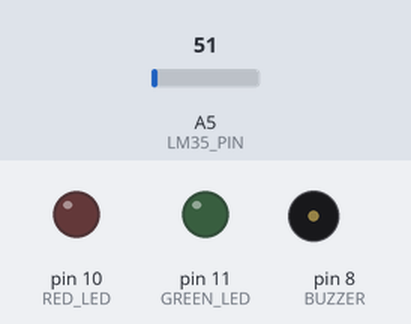
This sketch was run on a simulated Arduino Uno, built with avr-gcc and run on an emulated ATmega328P. On the bench: output pins drawn as LEDs (lit = HIGH), buzzer (waves = sounding, pin HIGH). Inputs (shaded band) come from the test bench; at power-on: A5 (LM35_PIN) = 51. What the sketch prints to the serial monitor is not drawn.

Above: at 1.2 s.
1.3 s: A5 (LM35_PIN) set to 58
3.5 s: A5 (LM35_PIN) set to 66
At 5.7 s:
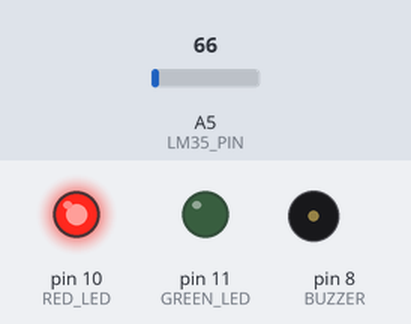
6.0 s: A5 (LM35_PIN) set to 86
At 6.83 s:
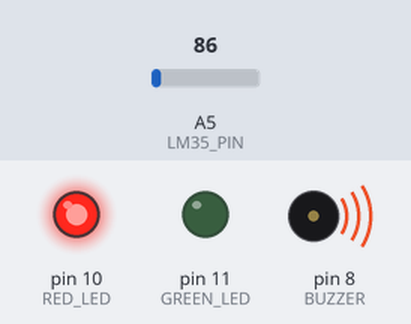
9.0 s: A5 (LM35_PIN) set to 30
At 10.4 s:
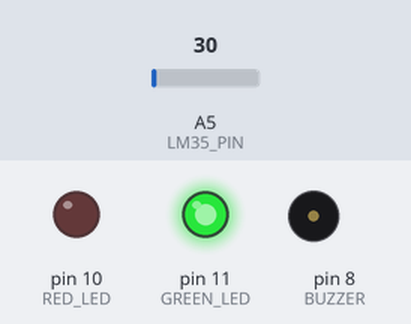
Timing chart, 0 to 12.0 s (numbered marks = the images above; inputs shaded):
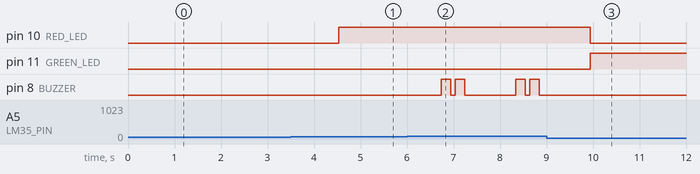

The sketch:

heat.ino
```cpp
const int LM35_PIN = A5;        // LM35 connected to analog pin A5
const int RED_LED = 10;         // Red LED on pin 10
const int GREEN_LED = 11;       // Green LED on pin 11
const int BUZZER = 8;           // Buzzer on pin 8

// Temperature thresholds (adjust as needed)
float TEMP_LOW_THRESHOLD = 20.0;   // Below this is "cold"
float TEMP_HIGH_THRESHOLD = 30.0;  // Above this is "hot"
float TEMP_CRITICAL_THRESHOLD = 35.0; // Critical temperature

// Variables for serial communication
String inputString = "";
bool stringComplete = false;

void setup() {
  Serial.begin(115200);         // Higher baud rate for better communication
  pinMode(LM35_PIN, INPUT);     // LM35 is analog input
  pinMode(RED_LED, OUTPUT);     // Set red LED as output
  pinMode(GREEN_LED, OUTPUT);   // Set green LED as output
  pinMode(BUZZER, OUTPUT);      // Set buzzer as output

  // Turn off LEDs and buzzer initially
  digitalWrite(RED_LED, LOW);
  digitalWrite(GREEN_LED, LOW);
  digitalWrite(BUZZER, LOW);

  // Reserve 200 bytes for the inputString:
  inputString.reserve(200);

  Serial.println("=== LM35 Temperature Monitoring System ===");
  Serial.println("Commands:");
  Serial.println("  THRESH:<low>:<high>:<critical> - Set thresholds");
  Serial.println("  STATUS - Get current status");
  Serial.println("  HELP - Show this help");
  Serial.println("===========================================");
  Serial.println();
}

void loop() {
  // Handle serial commands
  if (stringComplete) {
    processCommand(inputString);
    inputString = "";
    stringComplete = false;
  }

  // Read and process temperature
  readTemperature();

  delay(1000);  // Wait 1 second between readings
}

void readTemperature() {
  // Read LM35 sensor value (average of 10 readings for stability)
  long sensorValue = 0;
  for (int i = 0; i < 10; i++) {
    sensorValue += analogRead(LM35_PIN);
    delay(10);
  }
  sensorValue = sensorValue / 10;

  // Convert to voltage (assuming 5V reference)
  float voltage = sensorValue * (5.0 / 1023.0);

  // Convert voltage to temperature (10mV per °C)
  float temperature = voltage * 100;

  // Send temperature data to Serial
  Serial.print("TEMP:");
  Serial.print(temperature, 2);  // 2 decimal places
  Serial.print("|RAW:");
  Serial.print(sensorValue);
  Serial.print("|V:");
  Serial.print(voltage, 3);
  Serial.print("|LOW:");
  Serial.print(TEMP_LOW_THRESHOLD, 1);
  Serial.print("|HIGH:");
  Serial.print(TEMP_HIGH_THRESHOLD, 1);
  Serial.print("|CRIT:");
  Serial.print(TEMP_CRITICAL_THRESHOLD, 1);
  Serial.print("|LEDS:");

  // Control LEDs and buzzer based on temperature
  if (temperature < TEMP_LOW_THRESHOLD) {
    // Cold - Green LED ON, Red OFF, Buzzer OFF
    digitalWrite(GREEN_LED, HIGH);
    digitalWrite(RED_LED, LOW);
    digitalWrite(BUZZER, LOW);
    Serial.print("GREEN");
  }
  else if (temperature >= TEMP_LOW_THRESHOLD && temperature <= TEMP_HIGH_THRESHOLD) {
    // Normal - Both LEDs OFF, Buzzer OFF
    digitalWrite(GREEN_LED, LOW);
    digitalWrite(RED_LED, LOW);
    digitalWrite(BUZZER, LOW);
    Serial.print("OFF");
  }
  else if (temperature > TEMP_HIGH_THRESHOLD && temperature <= TEMP_CRITICAL_THRESHOLD) {
    // Hot - Red LED ON, Green OFF, Buzzer OFF
    digitalWrite(GREEN_LED, LOW);
    digitalWrite(RED_LED, HIGH);
    digitalWrite(BUZZER, LOW);
    Serial.print("RED");
  }
  else {
    // Critical - Red LED blinking, Buzzer beeping
    digitalWrite(GREEN_LED, LOW);
    digitalWrite(RED_LED, HIGH);
    Serial.print("RED-BLINK");

    // Buzzer beep pattern for critical temperature
    digitalWrite(BUZZER, HIGH);
    delay(200);
    digitalWrite(BUZZER, LOW);
    delay(100);
    digitalWrite(BUZZER, HIGH);
    delay(200);
    digitalWrite(BUZZER, LOW);
  }

  Serial.print("|STATUS:");
  if (temperature < TEMP_LOW_THRESHOLD) {
    Serial.println("COLD");
  } else if (temperature <= TEMP_HIGH_THRESHOLD) {
    Serial.println("NORMAL");
  } else if (temperature <= TEMP_CRITICAL_THRESHOLD) {
    Serial.println("HOT");
  } else {
    Serial.println("CRITICAL!");
  }
}

void processCommand(String command) {
  command.trim();

  if (command == "STATUS") {
    Serial.println("=== SYSTEM STATUS ===");
    Serial.print("Low Threshold: "); Serial.println(TEMP_LOW_THRESHOLD);
    Serial.print("High Threshold: "); Serial.println(TEMP_HIGH_THRESHOLD);
    Serial.print("Critical Threshold: "); Serial.println(TEMP_CRITICAL_THRESHOLD);
    Serial.println("====================");
  }
  else if (command.startsWith("THRESH:")) {
    // Format: THRESH:low:high:critical
    int firstColon = command.indexOf(':');
    int secondColon = command.indexOf(':', firstColon + 1);
    int thirdColon = command.indexOf(':', secondColon + 1);

    if (firstColon != -1 && secondColon != -1 && thirdColon != -1) {
      float low = command.substring(firstColon + 1, secondColon).toFloat();
      float high = command.substring(secondColon + 1, thirdColon).toFloat();
      float critical = command.substring(thirdColon + 1).toFloat();

      if (low < high && high < critical) {
        TEMP_LOW_THRESHOLD = low;
        TEMP_HIGH_THRESHOLD = high;
        TEMP_CRITICAL_THRESHOLD = critical;
        Serial.print("Thresholds updated: LOW=");
        Serial.print(low);
        Serial.print(" HIGH=");
        Serial.print(high);
        Serial.print(" CRITICAL=");
        Serial.println(critical);
      } else {
        Serial.println("ERROR: Thresholds must be in order LOW < HIGH < CRITICAL");
      }
    } else {
      Serial.println("ERROR: Invalid THRESH command format");
      Serial.println("Use: THRESH:low:high:critical");
    }
  }
  else if (command == "HELP" || command == "?") {
    Serial.println("=== HELP ===");
    Serial.println("THRESH:<low>:<high>:<critical> - Set temperature thresholds");
    Serial.println("STATUS - Show current system status");
    Serial.println("HELP or ? - Show this help message");
    Serial.println("===========");
  }
  else if (command.length() > 0) {
    Serial.print("Unknown command: ");
    Serial.println(command);
    Serial.println("Type HELP for available commands");
  }
}

// Serial event for non-blocking command reading
void serialEvent() {
  while (Serial.available()) {
    char inChar = (char)Serial.read();
    inputString += inChar;

    if (inChar == '\n') {
      stringComplete = true;
    }
  }
}
```

Measured:
- the behaviour switches between 61 and 62 on A5 (LM35_PIN) (found by bisection; images 0 and 1)
- after the input at 1.3 s, every drawn part: stays the same
- after the input at 3.5 s, pin 10 (RED_LED): LOW → HIGH after 1.0 s
- after the input at 6.0 s, pin 8 (BUZZER): LOW → HIGH after 0.74 s, → LOW 0.20 s later, → HIGH 0.10 s later, → LOW 0.20 s later, … (8 changes in this stretch)
- after the input at 9.0 s, pin 10 (RED_LED): HIGH → LOW after 0.95 s; pin 11 (GREEN_LED): LOW → HIGH after 0.95 s; pin 8 (BUZZER): stops changing and stays LOW
